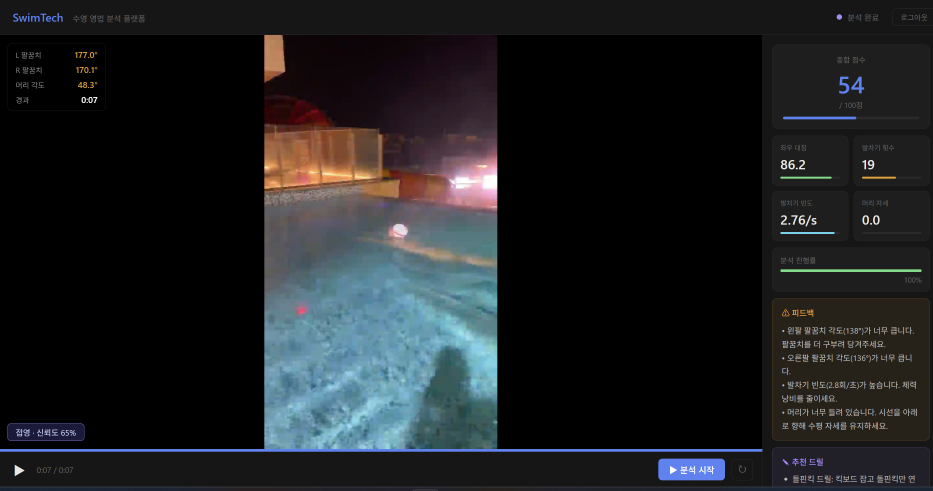
#> input picture ㅇ.png, 2798 x 1472 px (shown at 1/3 size)
$ python -i pose.py   (imports and definitions only)
#> lines starting #> are read from the running program, lines starting #| are printed output that depends on the picture
#> further down, picture is the input picture: shape (1472, 2798, 3); mean B, G, R 33.9, 31.8, 29.7
"""
SwimTech 포즈 분석 핵심 모듈 (v2 - 전처리 강화 + 랜드마크 보간)
MediaPipe Tasks API (0.10.x 이상 / Python 3.12 호환) 기준
감지율 개선:
  1. CLAHE 대비 강화 — 수중/흐린 환경 개선
  2. 칼만 필터 기반 랜드마크 보간 — 감지 실패 프레임 보완
  3. 촬영 환경별 전처리 파라미터 분기 (수중/수면/실내)
"""
import cv2
import numpy as np
import urllib.request
import os
from dataclasses import dataclass, field
from typing import Optional, List

from mediapipe.tasks import python as mp_python
from mediapipe.tasks.python import vision as mp_vision
from mediapipe.tasks.python.vision import PoseLandmarker, PoseLandmarkerOptions, RunningMode
import mediapipe as mp

class LM:
    NOSE           = 0
    LEFT_EAR       = 7
    RIGHT_EAR      = 8
    LEFT_SHOULDER  = 11
    RIGHT_SHOULDER = 12
    LEFT_ELBOW     = 13
    RIGHT_ELBOW    = 14
    LEFT_WRIST     = 15
    RIGHT_WRIST    = 16
    LEFT_HIP       = 23
    RIGHT_HIP      = 24
    LEFT_ANKLE     = 27
    RIGHT_ANKLE    = 28

MODEL_PATH = os.path.join(os.path.dirname(__file__), "pose_landmarker.task")
MODEL_URL  = (
    "https://storage.googleapis.com/mediapipe-models/"
    "pose_landmarker/pose_landmarker_lite/float16/latest/"
    "pose_landmarker_lite.task"
)

# [5 lines left out: function _ensure_model, not called in this run]


# ── 전처리 ────────────────────────────────────────────────────────────────────

# 촬영 환경별 CLAHE 파라미터
_PREPROCESS_PARAMS = {
    "underwater": {"clip_limit": 4.0, "tile_grid": (4, 4), "denoise": True,  "upscale": 1.5},
    "surface":    {"clip_limit": 2.5, "tile_grid": (8, 8), "denoise": True,  "upscale": 1.0},
    "indoor":     {"clip_limit": 1.5, "tile_grid": (8, 8), "denoise": False, "upscale": 1.0},
    "outdoor":    {"clip_limit": 2.0, "tile_grid": (8, 8), "denoise": False, "upscale": 1.0},
    "default":    {"clip_limit": 2.0, "tile_grid": (8, 8), "denoise": True,  "upscale": 1.0},
}

# SwimTech 촬영환경 선택값 → 전처리 파라미터 매핑
_ENV_MAP = {
    "수중":   "underwater",
    "수면위": "surface",
    "실내":   "indoor",
    "실외":   "outdoor",
}


def preprocess_frame(frame: np.ndarray, env: str = "default") -> np.ndarray:
    """
    촬영 환경에 맞는 전처리 적용
    - CLAHE: 대비 강화 (수중 흐림, 역광 개선)
    - 노이즈 제거: 수중 영상 노이즈 감소
    - 업스케일: 원거리 촬영 해상도 보정

    Args:
        frame: BGR 프레임
        env: 촬영 환경 ('수중', '수면위', '실내', '실외', 'default')
    Returns:
        전처리된 BGR 프레임
    """
#> called with env = 'default'
    key = _ENV_MAP.get(env, env if env in _PREPROCESS_PARAMS else "default")
    p = _PREPROCESS_PARAMS[key]

    # 1. 업스케일 (수중 영상 원거리 보정)
    if p["upscale"] != 1.0:
        h, w = frame.shape[:2]
        frame = cv2.resize(
            frame,
            (int(w * p["upscale"]), int(h * p["upscale"])),
            interpolation=cv2.INTER_CUBIC
        )

    # 2. 노이즈 제거 (수중 영상)
    if p["denoise"]:
        frame = cv2.fastNlMeansDenoisingColored(frame, None, 6, 6, 7, 21)

    # 3. CLAHE 대비 강화 (LAB 색공간 L채널에만 적용)
    lab = cv2.cvtColor(frame, cv2.COLOR_BGR2LAB)
#> lab: shape (1472, 2798, 3); mean of channels 0, 1, 2 32.2, 128.2, 126.9
    l, a, b = cv2.split(lab)
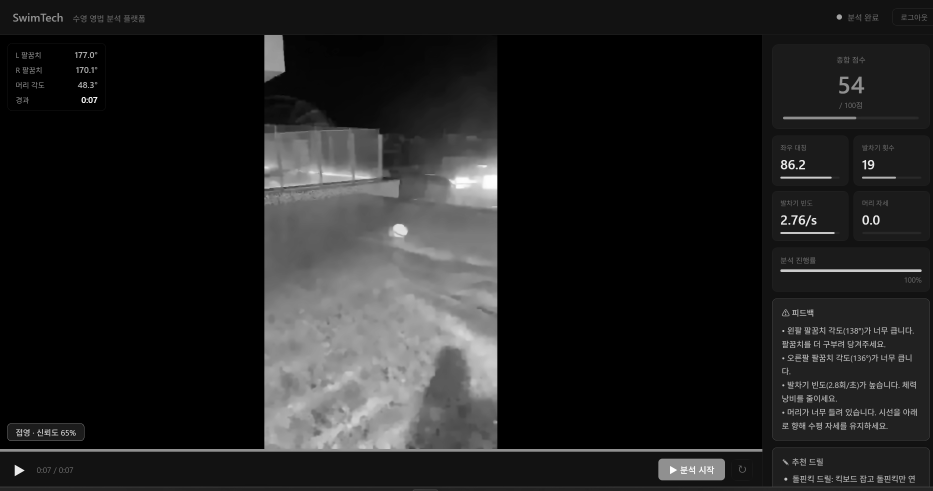
#> l: shape (1472, 2798) (shown at 1/3 size); min 0, max 254, mean 32.2
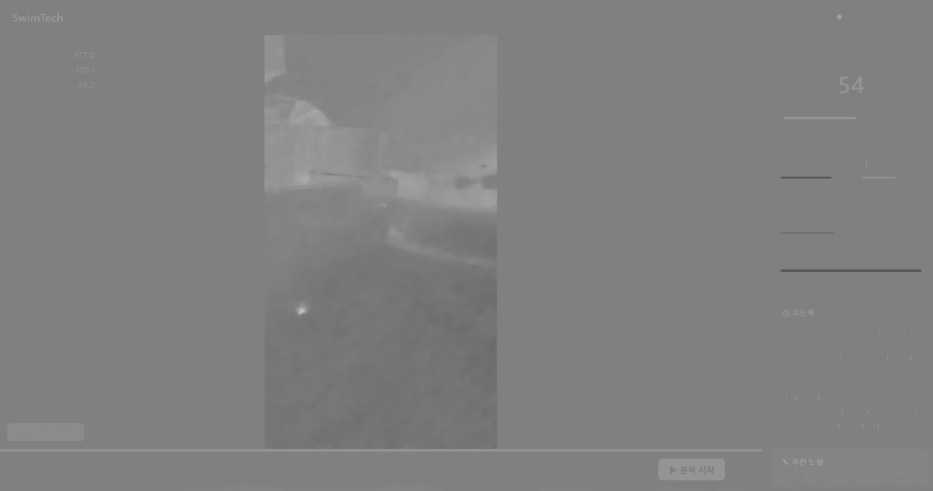
#> a: shape (1472, 2798) (shown at 1/3 size); min 87, max 192, mean 128.2
    clahe = cv2.createCLAHE(
        clipLimit=p["clip_limit"],
        tileGridSize=p["tile_grid"]
    )
    l = clahe.apply(l)
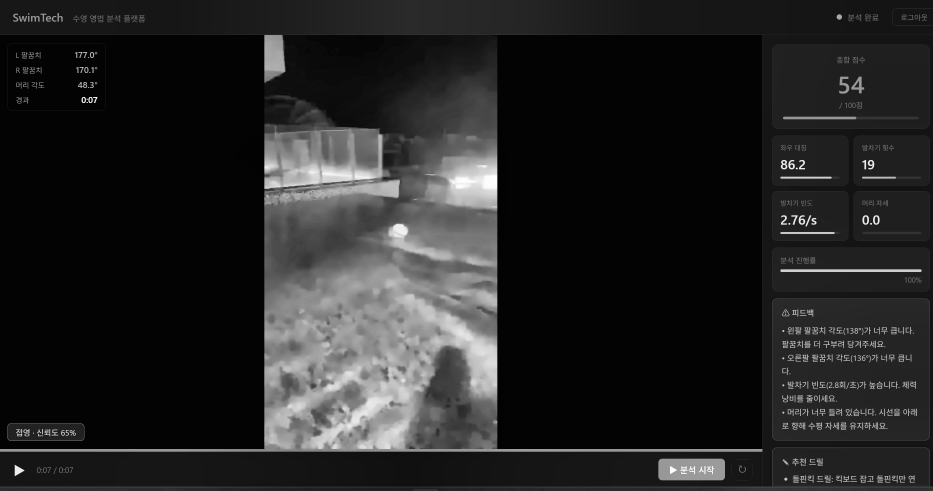
#> l: shape (1472, 2798) (shown at 1/3 size); min 2, max 255, mean 36.2
    lab = cv2.merge([l, a, b])
#> lab: shape (1472, 2798, 3); mean of channels 0, 1, 2 36.2, 128.2, 126.9
    frame = cv2.cvtColor(lab, cv2.COLOR_LAB2BGR)
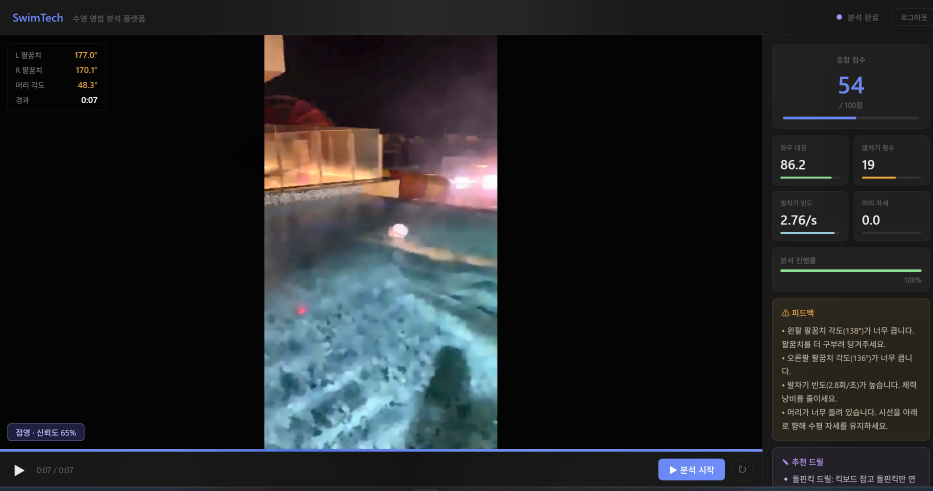
#> frame: shape (1472, 2798, 3) (shown at 1/3 size); mean B, G, R 37.6, 35.7, 33.6

    return frame


# ── 랜드마크 보간 (칼만 필터) ──────────────────────────────────────────────────

class LandmarkInterpolator:
    """
    칼만 필터 기반 랜드마크 보간기.
    MediaPipe 감지 실패 프레임에서 이전/예측값으로 좌표를 보완.

    - 연속 max_missing_frames 이상 감지 실패 시 보간 포기 (None 반환)
    - 감지 성공 시 칼만 필터 업데이트
    - 감지 실패 시 칼만 예측값 반환
    """

    MAX_MISSING = 10  # 연속 감지 실패 허용 최대 프레임 수

    # [75 lines left out: functions __init__, _make_kalman, update, not called in this run]


# ── 기존 코드 (변경 없음) ────────────────────────────────────────────────────

@dataclass
class FrameMetric:
    frame_number: int
    timestamp_sec: float
    left_elbow_angle: Optional[float] = None
    right_elbow_angle: Optional[float] = None
    left_shoulder_angle: Optional[float] = None
    right_shoulder_angle: Optional[float] = None
    head_angle: Optional[float] = None
    body_roll: Optional[float] = None
    kick_detected: bool = False
    landmarks_visible: bool = False
    interpolated: bool = False  # 보간 프레임 여부 추가


@dataclass
class AnalysisSummary:
    total_frames: int = 0
    analyzed_frames: int = 0
    interpolated_frames: int = 0  # 보간으로 복구된 프레임 수 추가
    duration_sec: float = 0.0
    left_arm_angle_avg: float = 0.0
    right_arm_angle_avg: float = 0.0
    left_arm_angle_min: float = 0.0
    right_arm_angle_min: float = 0.0
    arm_symmetry_score: float = 0.0
    kick_count: int = 0
    kick_frequency_hz: float = 0.0
    head_angle_avg: float = 0.0
    head_rotation_score: float = 0.0
    overall_score: float = 0.0
    frame_metrics: list = field(default_factory=list)


# [5 lines left out: function calc_angle, not called in this run]

def lm_xy(landmarks, idx) -> list:
    return [landmarks[idx].x, landmarks[idx].y]


class KickDetector:
    """
    영법별 발차기 감지기 — 캘리브레이션 없이 rolling std 기반 동적 threshold.
    최근 60프레임 발목 Y 표준편차 * 0.5 를 threshold로 사용함.
    수영 환경에 자동 적응. 각 발 독립 쿨다운 5프레임.

    - freestyle / backstroke / unknown : 각 발 독립 감지 (쿨다운 5프레임)
    - butterfly                        : 양발 평균 Y, 아래→위 전환 (쿨다운 8프레임)
    - breaststroke                     : 양발 평균 Y, 모임→벌어진 패턴 (쿨다운 12프레임)
    """

    _WINDOW = 60

    _COOLDOWN = {
        "freestyle":    5,
        "backstroke":   5,
        "butterfly":    8,
        "breaststroke": 12,
        "unknown":      5,
    }

    # [114 lines left out: functions __init__, _threshold, update, _draw_overlay, not called in this run]


SKELETON_CONNECTIONS = [
    (LM.LEFT_SHOULDER,  LM.LEFT_ELBOW),
    (LM.LEFT_ELBOW,     LM.LEFT_WRIST),
    (LM.RIGHT_SHOULDER, LM.RIGHT_ELBOW),
    (LM.RIGHT_ELBOW,    LM.RIGHT_WRIST),
    (LM.LEFT_SHOULDER,  LM.RIGHT_SHOULDER),
    (LM.LEFT_HIP,       LM.RIGHT_HIP),
    (LM.LEFT_SHOULDER,  LM.LEFT_HIP),
    (LM.RIGHT_SHOULDER, LM.RIGHT_HIP),
    (LM.LEFT_HIP,       LM.LEFT_ANKLE),
    (LM.RIGHT_HIP,      LM.RIGHT_ANKLE),
]
KEY_POINTS = [
    LM.LEFT_SHOULDER, LM.RIGHT_SHOULDER,
    LM.LEFT_ELBOW,    LM.RIGHT_ELBOW,
    LM.LEFT_WRIST,    LM.RIGHT_WRIST,
    LM.LEFT_HIP,      LM.RIGHT_HIP,
    LM.LEFT_ANKLE,    LM.RIGHT_ANKLE,
]


# [154 lines left out: function analyze_video, not called in this run]

>>> import cv2
>>> picture = cv2.imread('../ㅇ.png')
>>> result = preprocess_frame(picture)
